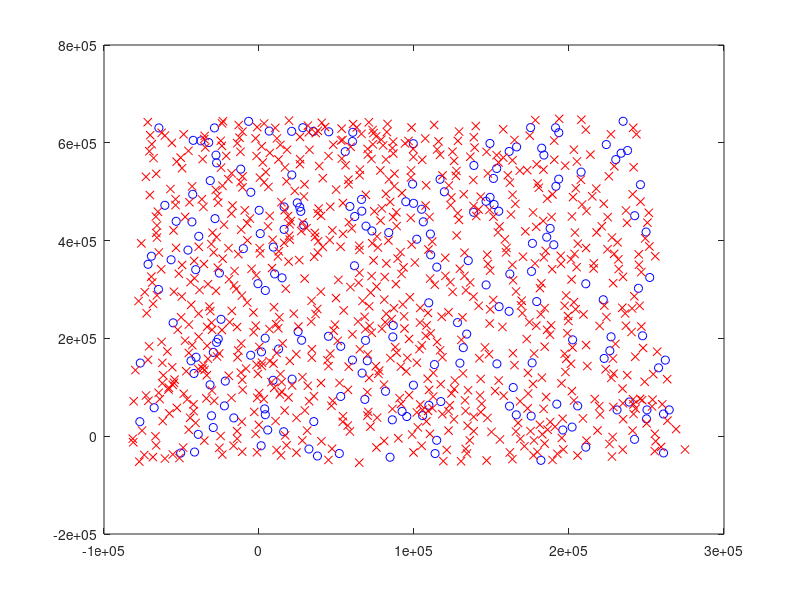

Write the MATLAB code that produced this figure. (Note: this script raises an error after producing the figure.)
addpath('SIC2004')
addpath('Spectral Clustering')
addpath('gridfitdir')

X=csvread('SIC2004_input.csv');
X=csvread('SIC2004_joker.csv');
Y=csvread('SIC2004_out.csv');
Z=csvread('1st_file_true_values.csv');
Z=csvread('2nd_file_true_values.csv');




%%

y0=Z(:,4);

xy1=X(:,2:3);
xy2=Y(:,2:3);
figure(4);
plot(xy1(:,1),xy1(:,2),'ob',...
    xy2(:,1),xy2(:,2),'xr')

%% preprocessing. 
xy=[xy1;xy2];

n=length(xy1)+length(xy2);
mask=false(n,1);mask(1:length(xy1))=1;
y=zeros(n,1);
y(mask)=X(:,4);
y(~mask)=-1;

%also construct the ground truth
y00=y;
y00(~mask)=y0;



%% Variance estimate
TrainData=zeros(n,1);
for i=1:9
    T=csvread(['sic2004_0',int2str(i),'.csv']);
    TrainData(mask,i)=T(:,4);
end
T=csvread('sic2004_10.csv');
TrainData(mask,10)=T(:,4);

varTrain=var(TrainData,1,2);
varTrain(~mask)=-1;

%% getting graphs.
affinity = CalculateAffinity(xy/10000,1);
A=affinity;
A(logical(eye(n))) = 0;
K=5;
for i=1:n
    [a,idx]=sort(A(:,i),'descend');
    A(idx(K+1:end),i)=0;
end

[edges1,edges2, w]=find(A);
A=A'+A;



%%
%varTrain=ones(n,1);

lambda_list=exp(-10:0.5:10); k=1;
sz=length(lambda_list);
mse=zeros(sz,2);

for i=1:length(lambda_list)
    lambda=lambda_list(i);
    [ yhat ] = MAD( y, [edges1,edges2], w , lambda, varTrain );
    [ yhat1 ] = MAD_gtf( y, [edges1,edges2], w, lambda,k, 1,varTrain);

    mse(i,:)=[norm(yhat(~mask)-y0),norm(yhat1(~mask)-y0)];
    mae(i,:)=[norm(yhat(~mask)-y0,1),norm(yhat1(~mask)-y0,1)];
end

%%
%
[minmse, ii]=min(mse(:,2));
%ii=13
lambda=lambda_list(ii);
[ yhat1 ] = MAD_gtf( y, [edges1,edges2], w, lambda,k, 1,varTrain);

[minmse, ii]=min(mse(:,1));
%ii=11
lambda=lambda_list(ii);
[ yhat ] = MAD( y, [edges1,edges2], w, lambda,varTrain);

%%
xnodes=min(xy(:),1):(max(xy(:,1))-min(xy(:,1)))/50:max(xy(:,1));
ynodes=min(xy(:),1):(max(xy(:,2))-min(xy(:,1)))/50:max(xy(:,2));
[xi,yi] = meshgrid(xnodes, ynodes);

F = scatteredInterpolant(xy,yhat1);
F.Method = 'nearest';
zi=F(xi,yi);



%xnodes=min(xy(:),1):(max(xy(:,1))-min(xy(:,1)))/50:max(xy(:,1));
%ynodes=min(xy(:),1):(max(xy(:,2))-min(xy(:,1)))/50:max(xy(:,2));
%[xi,yi] = meshgrid(xnodes, ynodes);
figure(3)
hold off

%zi = griddata(xy(:,1),xy(:,2),yhat1,xi,yi);
surf(xi,yi,zi);

%[c,h] = contour(xi,yi,zi);
%clabel(c,h);
%plot3(xy(mask,1),xy(mask,2),yhat1(mask),'b.',...,
%    xy(~mask,1),xy(~mask,2),yhat1(~mask),'bo')
xlabel('Longitude')
ylabel('Latitude')
zlabel('Radiation Level')
%
hold on
%plot3(xy(:,1),xy(:,2),yhat1,'.')
zlim([0,1600])


figure(2)
hold off

F = scatteredInterpolant(xy,yhat);
F.Method = 'nearest';
zi=F(xi,yi);

surf(xi,yi,zi);
%[c,h] = contour(xi,yi,zi);
%clabel(c,h);
xlabel('Longitude')
ylabel('Latitude')
zlabel('Radiation Level')
hold on
%plot3(xy(:,1),xy(:,2),yhat,'.')

zlim([0,1600])

figure(1)
hold off

F = scatteredInterpolant(xy,y00);
F.Method = 'nearest';
zi=F(xi,yi);
surf(xi,yi,zi);
%[c,h] = contour(xi,yi,zi);
%clabel(c,h);
xlabel('Longitude')
ylabel('Latitude')
zlabel('Radiation Level')
hold on
%plot3(xy(:,1),xy(:,2),y00,'.')

zlim([0,1600])

%%
figure(4)
semilogx(lambda_list,mse)
legend('Laplacian Interpolation','Graph Trend Interpolation')
